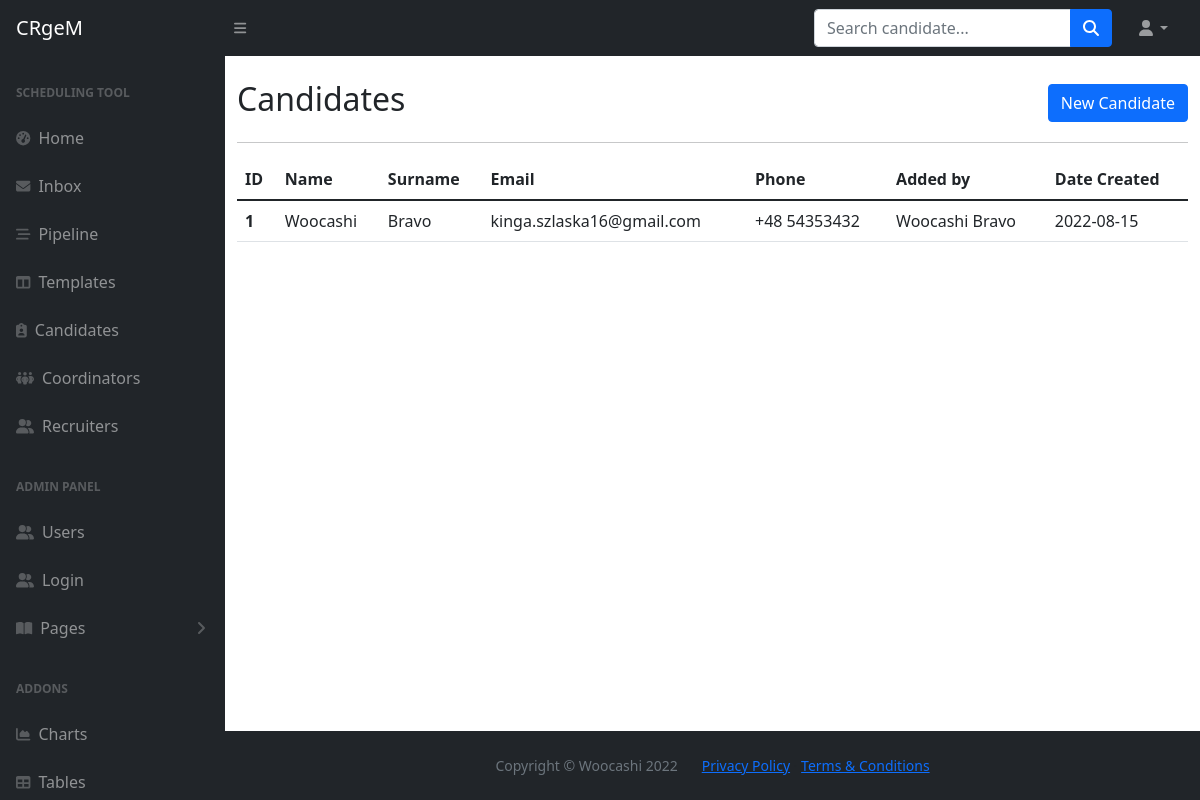
/candidates, run on an earlier commit of the app's database.
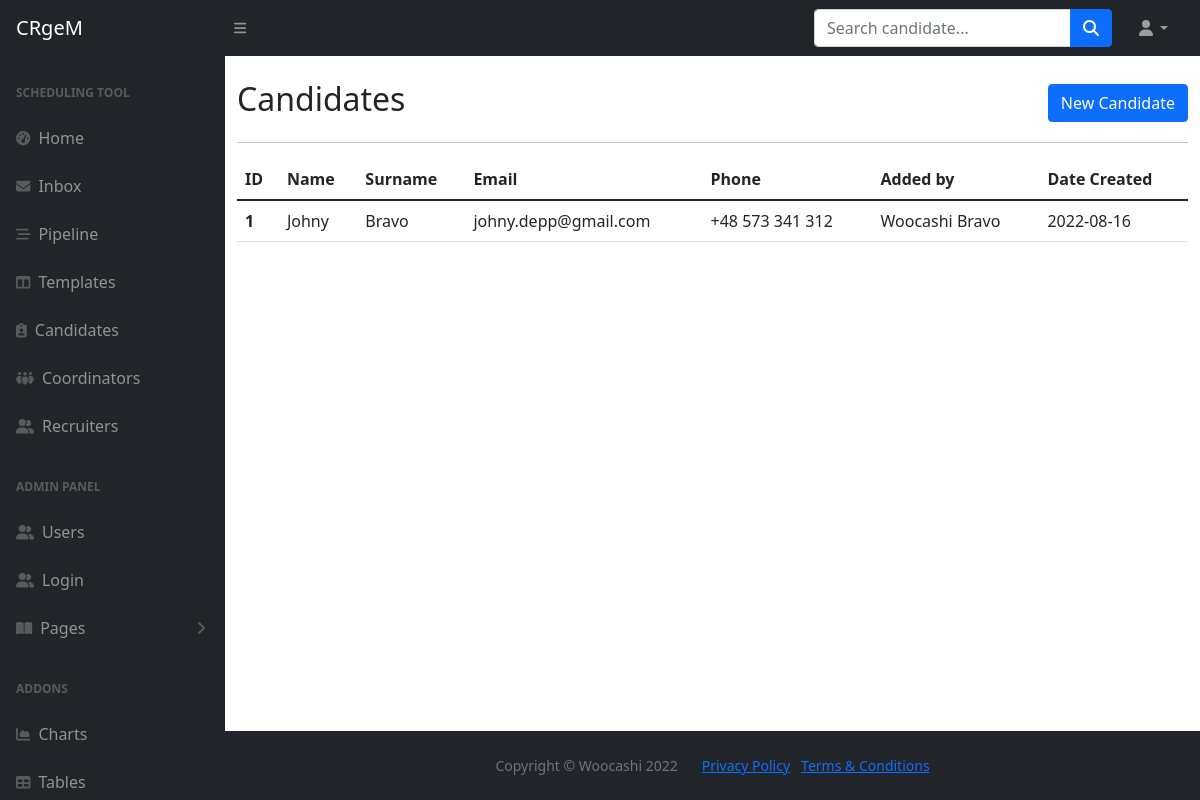
And on a later commit of the database.
### main.py (models this page shows)
class Candidate(db.Model, Base):
    __tablename__="candidates"
    id = db.Column(db.Integer, primary_key=True)
    first_name = db.Column(db.String, nullable=False)
    last_name = db.Column(db.String, nullable=False)
    full_name = db.Column(db.String, nullable=False)
    email = db.Column(db.String, nullable=False, unique=True)
    phone = db.Column(db.String, nullable=False)
    cv = db.Column(db.String, nullable=True)
    owner_id = Column(Integer, ForeignKey('users.id'))
    created_by = relationship("User", back_populates="candidates")
    created_date = db.Column(db.Date, nullable=False)
    tasks = relationship("Task", back_populates="candidate")

class User(db.Model, UserMixin, Base):
    __tablename__="users"
    id = db.Column(db.Integer, primary_key=True)
    first_name = db.Column(db.String, nullable=False)
    last_name = db.Column(db.String, nullable=False)
    full_name = db.Column(db.String, nullable=False)
    email = db.Column(db.String, nullable=False, unique=True)
    phone = db.Column(db.String, nullable=False)
    type = db.Column(db.String, nullable=False)
    password = db.Column(db.String, nullable=False)
    interviews = relationship("Interview", back_populates="created_by")
    templates = relationship("Template", back_populates="created_by")
    candidates = relationship("Candidate", back_populates="created_by")
    tasks_sent = relationship("Task", primaryjoin="User.id==Task.sender_id", back_populates="from_user")
    tasks_received = relationship("Task", primaryjoin="User.id==Task.recipient_id", back_populates="to_user")

### main.py (the view)
@app.route('/candidates')
def candidates():
    candidates = db.session.query(Candidate).all()
    return render_template('candidates.html', candidates=candidates, current_user=current_user)

### templates/candidates.html
{% import "bootstrap/wtf.html" as wtf %}
{% include 'header.html' %}
	<main>
		<div class="container mt-4">
			<div class="row d-flex align-items-center">
				<div class="col-lg-6">
					<h2>Candidates</h2>
				</div>
				<div class="col-lg-6 d-flex justify-content-end">
					<a class="btn btn-primary" href="{{url_for('candidates_new', form=form)}}">New Candidate</a>
				</div>
			</div>
			<hr>
			{% if candidates|length == 0 %}
			<p>There are no candidates registered in this CRM environment</p>
			{% else %}
			<table class="table">
				  <thead>
				    <tr>
				      <th scope="col">ID</th>
				      <th scope="col">Name</th>
				      <th scope="col">Surname</th>
				      <th scope="col">Email</th>
					    <th scope="col">Phone</th>
					    <th scope="col">Added by</th>
					    <th scope="col">Date Created</th>
				    </tr>
				  </thead>
				  <tbody>
				  {% for candidate in candidates %}
				    <tr>
				      <th scope="row">{{candidate.id}}</th>
				      <td>{{candidate.first_name}}</td>
				      <td>{{candidate.last_name}}</td>
				      <td>{{candidate.email}}</td>
					    <td>{{candidate.phone}}</td>
					    <td>{{candidate.created_by.full_name}}</td>
					    <td>{{candidate.created_date}}</td>
				    </tr>
				  {% endfor %}
				  </tbody>
				</table>
			{% endif %}
		</div>
	</main>
{% include 'footer.html' %}

What changed in the data, as far as the page shows it:
changed Candidate "Bravo": first_name "Woocashi" → "Johny"; email "kinga.szlaska16@gmail.com" → "johny.depp@gmail.com"; phone "+48 54353432" → "+48 573 341 312"; created_date "2022-08-15" → "2022-08-16"
